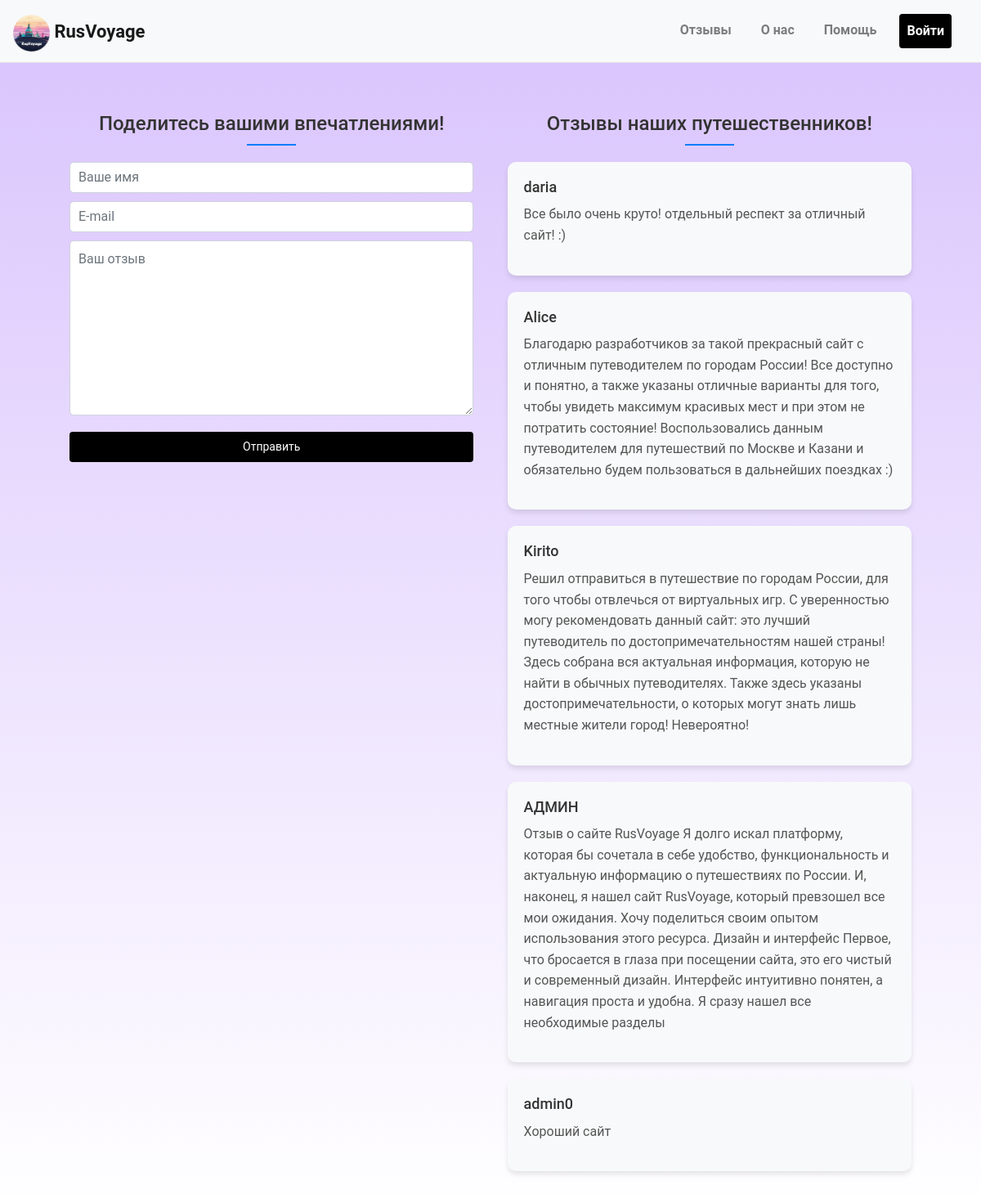
The page /feedback/ on the database its author committed.
### main/models.py (models this page shows, shortened)
class UsersFeedback(models.Model):
    username = models.CharField(max_length=30, blank=False)
    email = models.CharField(max_length=30, blank=False)
    feedback = models.CharField(max_length=500, blank=False)

### main/views.py (the view)
# urls.py: path('feedback/', views.feedback, name='feedback'),
def feedback(request):
    modal_form = modal_auth(request)
    news = UsersFeedback.objects.all()
    if request.method == 'POST':
        form = UsersFeedbackForm(request.POST)
        if form.is_valid():
            form.save()
            return redirect('feedback')
    else:
        form = UsersFeedbackForm()
    data = {
        'formReg': modal_form['formReg'],
        'formLog': modal_form['formLog'],
        'news': news,
        'form': form
    }
    return render(request, 'feedback.html', data)

### main/forms.py
class AccountFormRegister(forms.ModelForm):
    class Meta:
        model = Account
        fields = ['username', 'email', 'phone', 'password']
        widgets = {
            'username': TextInput(attrs={
                'required': True,
                'type': 'text',
                'class': 'form-control',
                'placeholder': 'Имя'
            }),
            "email": forms.EmailInput(attrs={
                'required': True,
                'type': 'email',
                'class': 'form-control',
                'placeholder': 'Email'
            }),
            'phone': TextInput(attrs={
                'required': True,
                'type': 'text',
                'class': 'form-control',
                'placeholder': 'Номер телефона'
            }),
            "password": PasswordInput(attrs={
                'required': True,
                'type': 'password',
                'class': 'form-control',
                'placeholder': 'Пароль'
            })
        }

class CustomLoginForm(forms.Form):
    username = forms.CharField(widget=TextInput(attrs={
        'placeholder': 'Имя',
        'type': 'text',
        'class': 'form-control',
    }))
    password = forms.CharField(widget=PasswordInput(attrs={
        'placeholder': 'Пароль',
        'type': 'password',
        'class': 'form-control',
    }))

### main/views.py (called while the page is built, shortened)
def modal_auth(request):
    formReg = AccountFormRegister()
    formLog = CustomLoginForm()
    return {'formReg': formReg, 'formLog': formLog}

### templates/feedback.html (shortened to what this page needs)
{% extends 'base.html' %}
{% load static %}
{% block content %}
<div class="container-feedback">
    <div class="feedback-form-container">
        <div class="feedback-title-left">
            <h2>Поделитесь вашими впечатлениями!</h2>
        </div>
        <form method="POST" сlass="feedback-form">
            {{ form.username }}
            {{ form.email }}
            {{ form.feedback }}
            <button class="btn btn-primary" type="submit">Отправить</button>
        </form>
    </div>
    <div class="reviews-container">
        <div class="feedback-title-right">
            <h2>Отзывы наших путешественников!</h2>
        </div>
        {% for review in news %}
        <div class="review">
            <h3>{{ review.username }}</h3>
            <p>{{ review.feedback }}</p>
        </div>
        {% endfor %}
    </div>
</div>
{% endblock %}

### main/static/css/base.css (style rules this page uses)
body { font-family: "Roboto", sans-serif; font-size: 16px; color: #333; background: linear-gradient(to top, hsl(0, 0%, 100%), #d9c3fd); background-attachment: fixed; }
.form-control { width: 100%; padding: 10px; margin-bottom: 10px; }
.btn-primary { background-color: #000; color: #fff; padding: 10px 20px; border: none; cursor: pointer; }

### main/static/css/feedback-css.css (style rules this page uses)
.container-feedback { display: flex; flex-wrap: wrap; justify-content: space-between; padding: 40px; }
.feedback-form-container { width: 100%; max-width: 600px; margin: 0 auto; }
.reviews-container { width: 100%; }
.feedback-title-left, .feedback-title-right { text-align: center; margin-bottom: 20px; max-width: 90%; margin: 0 auto; }
.btn-primary { margin-top: 10px; width: 100%; }
.review { background-color: #f8f9fa; padding: 20px; border-radius: 10px; margin-bottom: 20px; box-shadow: 0 4px 6px rgba(0, 0, 0, 0.1); }
.feedback-title-left h2, .feedback-title-right h2 { font-size: 24px; color: #333; }
.review h3 { font-size: 18px; margin-bottom: 10px; }
.review p { font-size: 16px; color: #555; line-height: 1.6; }
.feedback-title-left h2::after, .feedback-title-right h2::after { content: ''; display: block; width: 60px; height: 2px; background-color: #007bff; margin: 10px auto; }
.feedback-title-left h2, .feedback-title-right h2 { font-size: 24px; color: #333; margin-top: 20px; margin-bottom: 20px; }
@media (min-width: 768px) { .container-feedback { flex-wrap: nowrap; } }
@media (min-width: 768px) { .feedback-form-container, .reviews-container { width: 48%; margin: 0; } }

### main/static/css/profile-css.css (style rules this page uses)
.btn-primary { background-color: #000000; border: none; padding: 8px 16px; font-size: 0.875em; }

### main/static/css/help.css (style rules this page uses)
.form-control { border-radius: 5px; }

### rows shown on the page
UsersFeedback: username "daria", feedback "Все было очень круто! отдельный респект за отличный сайт! :)"
UsersFeedback: username "Alice", feedback "Благодарю разработчиков за такой прекрасный сайт с отличным путеводителем по городам России! Все доступно и понятно, а также указаны отличные варианты для того, чтобы увидеть максимум красивых мест и при этом не потратить состояние! Воспользовались данным путеводителем для путешествий по Москве и Казани и обязательно будем пользоваться в дальнейших поездках :)"
UsersFeedback: username "Kirito", feedback "Решил отправиться в путешествие по городам России, для того чтобы отвлечься от виртуальных игр. С уверенностью могу рекомендовать данный сайт: это лучший путеводитель по достопримечательностям нашей страны! Здесь собрана вся актуальная информация, которую не найти в обычных путеводителях. Также здесь указаны достопримечательности, о которых могут знать лишь местные жители город! Невероятно!"
UsersFeedback: username "АДМИН", feedback "Отзыв о сайте RusVoyage Я долго искал платформу, которая бы сочетала в себе удобство, функциональность и актуальную информацию о путешествиях по России. И, наконец, я нашел сайт RusVoyage, который превзошел все мои ожидания. Хочу поделиться своим опытом использования этого ресурса. Дизайн и интерфейс Первое, что бросается в глаза при посещении сайта, это его чистый и современный дизайн. Интерфейс интуитивно понятен, а навигация проста и удобна. Я сразу нашел все необходимые разделы"
UsersFeedback: username "admin0", feedback "Хороший сайт"
